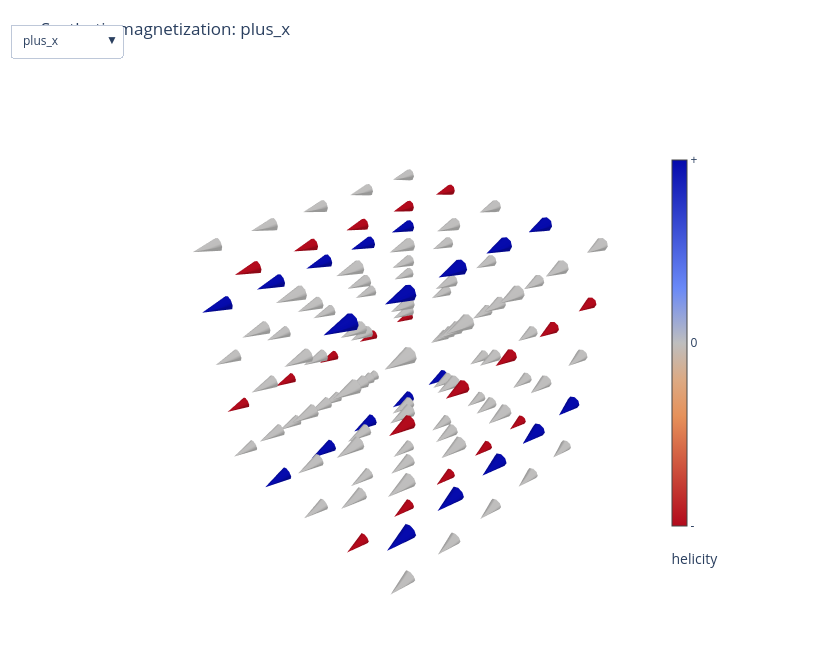

Notebook source saved alongside this figure:
### Markdown cell above
## Synthetic 3D Magnetization States

This panel imitates the visual role of `plot_magnetization!` in Merrill.jl. The dropdown switches among synthetic LEM configurations while preserving the same grain geometry and camera.

### Code cell
grid = range(-1.0, 1.0; length=5)
points = [[x, y, z] for x in grid for y in grid for z in grid if maximum(abs.([x, y, z])) <= 1.0]

normalize3(v) = norm(v) == 0 ? [1.0, 0.0, 0.0] : v ./ norm(v)

function synthetic_vector(texture, p)
    x, y, z = p
    r2 = x^2 + y^2
    v = if texture == :uniform_plus
        [1.0, 0.04*y, 0.04*z]
    elseif texture == :uniform_minus
        [-1.0, 0.04*y, -0.04*z]
    elseif texture == :flower_plus
        [1.0, 0.22*y, 0.18*z]
    elseif texture == :flower_minus
        [-1.0, -0.18*y, -0.12*z]
    elseif texture == :vortex_up
        [-y, x, 0.55 * exp(-3r2)]
    elseif texture == :vortex_down
        [y, -x, -0.55 * exp(-3r2)]
    else
        [1.0, 0.0, 0.0]
    end
    normalize3(v)
end

synthetic_vectors(texture, points) = [synthetic_vector(texture, p) for p in points]

function synthetic_helicity(texture, p; h=0.08)
    basis = ([h, 0.0, 0.0], [0.0, h, 0.0], [0.0, 0.0, h])
    dm_dx = (synthetic_vector(texture, p .+ basis[1]) .- synthetic_vector(texture, p .- basis[1])) ./ (2h)
    dm_dy = (synthetic_vector(texture, p .+ basis[2]) .- synthetic_vector(texture, p .- basis[2])) ./ (2h)
    dm_dz = (synthetic_vector(texture, p .+ basis[3]) .- synthetic_vector(texture, p .- basis[3])) ./ (2h)
    curl_m = [dm_dy[3] - dm_dz[2], dm_dz[1] - dm_dx[3], dm_dx[2] - dm_dy[1]]
    return dot(synthetic_vector(texture, p), curl_m)
end

function helicity_color_values(raw_values; scale_quantile=0.9, display_quantiles=(0.02, 0.98))
    values = Float64.(raw_values)
    isempty(values) && return Float64[]
    scale = max(quantile(abs.(values), scale_quantile), eps(Float64))
    compressed = asinh.(values ./ scale)
    lo = quantile(compressed, display_quantiles[1])
    hi = quantile(compressed, display_quantiles[2])
    hi > lo || return zeros(Float64, length(values))
    normalized = (clamp.(compressed, lo, hi) .- lo) ./ (hi - lo)
    return 2.0 .* normalized .- 1.0
end

function helicity_scaled_cone_components(vecs, helicity_values; arrow_length=0.23, min_arrow_fraction=0.8)
    colors = Float64.(helicity_values)
    if isempty(colors)
        color01 = Float64[]
    elseif minimum(colors) < 0.0 < maximum(colors)
        max_abs = max(maximum(abs.(colors)), eps(Float64))
        color01 = 0.5 .+ 0.5 .* colors ./ max_abs
    else
        span = max(maximum(colors) - minimum(colors), eps(Float64))
        color01 = (colors .- minimum(colors)) ./ span
    end
    magnitudes = arrow_length .* (min_arrow_fraction .+ (1.0 - min_arrow_fraction) .* color01)
    scaled = [normalize3(v) .* mag for (v, mag) in zip(vecs, magnitudes)]
    cmin = arrow_length * min_arrow_fraction
    cmax = arrow_length
    tickvals = cmin .+ (cmax - cmin) .* [0.0, 0.5, 1.0]
    ticktext = ["-", "0", "+"]
    return scaled, cmin, cmax, tickvals, ticktext
end

function cone_trace_for_minimum(minimum; visible=false)
    texture = minimum.metadata[:texture]
    vecs = synthetic_vectors(texture, points)
    raw_helicity = [synthetic_helicity(texture, p) for p in points]
    helicity_values = helicity_color_values(raw_helicity)
    scaled_vecs, cmin, cmax, tickvals, ticktext = helicity_scaled_cone_components(vecs, helicity_values)
    cone(x=[p[1] for p in points], y=[p[2] for p in points], z=[p[3] for p in points],
         u=[v[1] for v in scaled_vecs], v=[v[2] for v in scaled_vecs], w=[v[3] for v in scaled_vecs],
         sizemode="raw", sizeref=1.0, anchor="tail", colorscale="RdBu", reversescale=true,
         cmin=cmin, cmax=cmax,
         colorbar=attr(title=attr(text="helicity", side="bottom"), tickvals=tickvals, ticktext=ticktext,
             thickness=15, len=0.72, x=0.92, xanchor="left", y=0.5, yanchor="middle"),
         showscale=true, visible=visible, name=String(minimum.id))
end

function plot_synthetic_state_dropdown(minima)
    traces = [cone_trace_for_minimum(m; visible=i == 1) for (i, m) in pairs(minima)]
    buttons = [attr(label=String(m.id), method="update",
        args=[attr(visible=[j == i for j in eachindex(minima)]),
              attr(title="Synthetic magnetization: $(m.id)")]) for (i, m) in pairs(minima)]
    layout = Layout(title="Synthetic magnetization: $(minima[1].id)", width=820, height=650,
        scene=attr(aspectmode="data", xaxis=attr(visible=false), yaxis=attr(visible=false), zaxis=attr(visible=false)),
        margin=attr(l=10, r=110, t=70, b=10), showlegend=false,
        updatemenus=[attr(type="dropdown", x=0.02, y=1.08, buttons=buttons)])
    show_plotly(Plot(traces, layout))
end

plot_synthetic_state_dropdown(minima)
